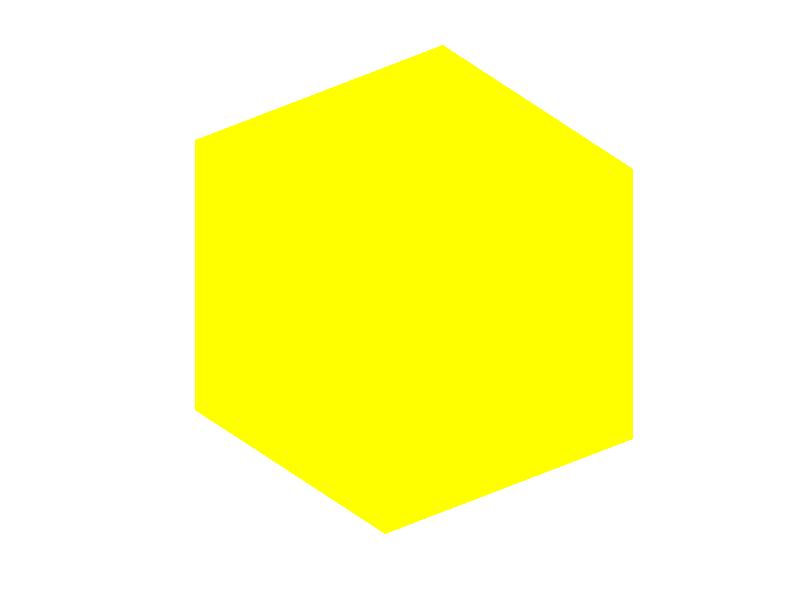

Reproduce this figure in MATLAB. (Note: this script raises an error after producing the figure.)
function [V, T] = Menger_sponge(nb_it, printable_ready, option_display)
%% Menger_sponge : function to compute, display, and save
% the Sierpinski-Menger sponge at any iteration / depth level.
%
% Author & support : nicolas.douillet (at) free.fr, 2019-2020.
%
%
% Syntax
%
% Menger_sponge(nb_it);
% Menger_sponge(nb_it, printable_ready);
% Menger_sponge(nb_it, printable_ready, option_display);
% [V, T] = Menger_sponge(nb_it, printable_ready, option_display);
%
%
% Description
%
% Menger_sponge(nb_it) computes and displays the nb_it
% Sierpinski-Menger sponge included in the unit sphere.
%
% Menger_sponge(nb_it, printable_ready) prevents from
% creating non manifold edges when printable_ready is set to true /
% logical 1, and remove duplicated vertices and faces when it is set to
% *false / logical 0. In this latter case, the model is lighter (less
% vertices, less faces), but at the cost of non manifoldness.
%
% Menger_sponge(nb_it, printable_ready, option_display)
% displays it when option_display is set to logical *true/1 (default),
% and doesn't when it is set to  logical false/0.
%
% [V,T] = Menger_sponge(nb_it, printable_ready, option_display) saves
% the resulting vertex coordinates in the array V, and the triangulation in the array T.
%
%
% Input arguments
%
% - nb_it : positive integer scalar double, the number of iterations / depth level.
%
% - printable_ready : either logical, true/*false or numeric 1/*0.
%
% - option_display : either logical, *true/false or numeric *1/0.
%
%
% Output arguments
%
%       [ |  |  |]
% - V = [Vx Vy Vz], real matrix double, the vertex coordinates. Size(V) = [nb_vertices,3].
%       [ |  |  |]
%
%       [ |  |  |]
% - T = [T1 T2 T3], positive integer matrix double, the triangulation. Size(T) = [nb_triangles,3].
%       [ |  |  |]
%
%
% Example #1
%
% Computes and displays the Menger sponge
% at iteration 2, with minimum vertex and face numbers
%
% Menger_sponge(2);
%
%
% Example #2
%
% Computes and saves the 3D printable ready
% Menger sponge at iteration 3
%
% [V,T] = Menger_sponge(3,true,false);


%% Input parsing
assert(nargin < 4,'Too many input arguments.');

if ~nargin
    nb_it = 3;
    printable_ready = false;
    option_display = true;
elseif nargin > 0
    assert(isnumeric(nb_it) && nb_it == floor(nb_it) && nb_it >= 0,'nb_it parameter value must be numeric positive or null integer.');
    if nargin > 1
        assert(islogical(printable_ready) || isnumeric(printable_ready),'printable_ready parameter type must be either logical or numeric.');
        if nargin > 2
            assert(islogical(option_display) || isnumeric(option_display),'option_display parameter type must be either logical or numeric.');
        else
            option_display = true;
        end
    else
        printable_ready = false;
        option_display = true;
    end
end

warning('on');
if option_display && nb_it > 3
    warning('%s triangles to display ! Make sure your graphic card has enough memory.',num2str(12*20^nb_it))    
end
warning('off');


%% Body
% Summits of original cube (living in the unit sphere R(O,1))
a = sqrt(3)/3;

V1 = [a a a];
V2 = [-a a a];
V3 = [-a -a a];
V4 = [a -a a];
V5 = -V1;
V6 = -V2;
V7 = -V3;
V8 = -V4;

C = cube(V1, V2, V3, V4, V5, V6, V7, V8);


% Loop on nb_it
p = 0;

while p ~= nb_it 
    
    new_C_array = repmat(C, [1 1 18]);
    
    for j = 1 : size(C,3)
        
        C_current = C(:,:,j);        
        [V_new, F_new] = split_cube(C_current);
        
        for m = 1:size(F_new,1)/6 %  20 = 120 / 6
            
            new_cube = cube(V_new(F_new(6*(m-1)+1,1),:),...
                            V_new(F_new(6*(m-1)+1,2),:),...
                            V_new(F_new(6*(m-1)+1,3),:),...
                            V_new(F_new(6*(m-1)+1,4),:),...
                            V_new(F_new(6*(m-1)+2,1),:),...
                            V_new(F_new(6*(m-1)+2,2),:),...
                            V_new(F_new(6*(m-1)+2,3),:),...
                            V_new(F_new(6*(m-1)+2,4),:)); % first two lines vertices in this order
                        
            new_C_array(:,:,20*(j-1) + m) = new_cube;
            
        end
        
    end
    
    C = new_C_array;        
    p = p+1;
    
end

% Squares to triangles conversion
[V,T] = squares2triangles(C);

if ~printable_ready
    
    % Remove duplicated vertices
    [V,T] = remove_duplicated_vertices(V,T);
        
    % Remove duplicated triangles
    T = unique(sort(T,2),'rows','stable');
    
end

% Display
if option_display
    
    cmap = [1 1 0];
    disp_Menger_sponge(V,T,cmap);
    
end


end % Menger_sponge


%% Split cube subfunction
function [V_new, F_new] = split_cube(C)
% Input
%
% C : cube structure
%
%
% Outputs
%
% V_new : The 8 + 4*6 + 8 = 40 (8 old + 32 new) newly created vertices -coordinates-
% F_new : 6 x 20 = 120 newly created facets line indices


one_third = 1/3;
two_third = 2/3;

% Four possible values for each coordinate, X, Y, or Z
val1x = min(C.vertex(:,1)); % min value
val4x = max(C.vertex(:,1)); % max value
val2x = val1x + one_third * (val4x - val1x);
val3x = val1x + two_third * (val4x - val1x);

val1y = min(C.vertex(:,2)); % min value
val4y = max(C.vertex(:,2)); % max value
val2y = val1y + one_third * (val4y - val1y);
val3y = val1y + two_third * (val4y - val1y);

val1z = min(C.vertex(:,3)); % min value
val4z = max(C.vertex(:,3)); % max value
val2z = val1z + one_third * (val4z - val1z);
val3z = val1z + two_third * (val4z - val1z);


% Compute  (8) + 4*6 + 8 = 40 new vertices coordinates

V_new = [val4x val4y val4z; % Top layer
         val3x val4y val4z; 
         val2x val4y val4z;
         val1x val4y val4z;
         val4x val3y val4z;
         val3x val3y val4z;
         val2x val3y val4z;
         val1x val3y val4z;
         val4x val2y val4z;
         val3x val2y val4z;
         val2x val2y val4z;
         val1x val2y val4z;
         val4x val1y val4z;
         val3x val1y val4z;
         val2x val1y val4z;
         val1x val1y val4z;...
         
         val4x val4y val3z; % Bottom first layer
         val3x val4y val3z; 
         val2x val4y val3z;
         val1x val4y val3z;
         val4x val3y val3z;
         val3x val3y val3z;
         val2x val3y val3z;
         val1x val3y val3z;
         val4x val2y val3z;
         val3x val2y val3z;
         val2x val2y val3z;
         val1x val2y val3z;
         val4x val1y val3z;
         val3x val1y val3z;
         val2x val1y val3z;
         val1x val1y val3z;...
         
         val4x val4y val2z; % Bottom second layer
         val3x val4y val2z; 
         val2x val4y val2z;
         val1x val4y val2z;
         val4x val3y val2z;
         val3x val3y val2z;
         val2x val3y val2z;
         val1x val3y val2z;
         val4x val2y val2z;
         val3x val2y val2z;
         val2x val2y val2z;
         val1x val2y val2z;
         val4x val1y val2z;
         val3x val1y val2z;
         val2x val1y val2z;
         val1x val1y val2z;...
         
         val4x val4y val1z; % Bottom face
         val3x val4y val1z; 
         val2x val4y val1z;
         val1x val4y val1z;
         val4x val3y val1z;
         val3x val3y val1z;
         val2x val3y val1z;
         val1x val3y val1z;
         val4x val2y val1z;
         val3x val2y val1z;
         val2x val2y val1z;
         val1x val2y val1z;
         val4x val1y val1z;
         val3x val1y val1z;
         val2x val1y val1z;
         val1x val1y val1z]; 

% 6 x 20 = 120 new facets
% /_!_\ Counter clockwise sorted for squares /_!_\

% General model  for a (a b c d e f g h) cube
% a b c d
% e f g h
% a d h e
% b a e f
% c b f g
% d c g h

F_new = [1 2 6 5; % Top layer top right corner cube
         17 18 22 21;
         1 5 21 17;
         2 1 17 18;
         6 2 18 22;
         5 6 22 21;...
         
         2 3 7 6; % Top layer top cross cube
         18 19 23 22;
         2 6 22 18;
         3 2 18 19;
         7 3 19 23;
         6 7 23 22;...         
         
         3 4 8 7; % Top layer top left corner cube
         19 20 24 23;
         3 7 23 19;
         4 3 19 20;
         8 4 20 24;
         7 8 24 23;...
         
         5 6 10 9; % Top layer right cross cube
         21 22 26 25;
         5 9 25 21;
         6 5 21 22;
         10 6 22 26;
         9 10 26 25;...
         
         7 8 12 11; % Top layer left cross cube
         23 24 28 27;
         7 11 27 23;
         8 7 23 24;
         12 8 24 28;
         11 12 28 27;...
         
         9 10 14 13; % Top layer bottom right corner cube
         25 26 30 29;
         9 13 29 25;
         10 9 25 26;
         14 10 26 30;
         13 14 30 29;...
         
         10 11 15 14; % Top layer bottom cross cube
         26 27 31 30;
         10 14 30 26;
         11 10 26 27;
         15 11 27 31;
         14 15 31 30;...
         
         11 12 16 15; % Top layer bottom left corner cube
         27 28 32 31;
         11 15 31 27;
         12 11 27 28;
         16 12 28 32;
         15 16 32 31;...         
         
         17 18 22 21; % Middle layer top right corner cube
         33 34 38 37;
         17 21 37 33;
         18 17 33 34;
         22 18 34 38;
         21 22 38 37;...                      
         
         19 20 24 23; % Middle layer top left corner cube
         35 36 40 39;
         19 23 39 35;
         20 19 35 36;
         24 20 36 40;
         23 24 40 39;...                                    
         
         25 26 30 29; % Middle layer bottom right corner cube
         41 42 46 45;
         25 29 45 41;
         26 25 41 42;
         30 26 42 46;
         29 30 46 45;...                  
         
         27 28 32 31; % Middle layer bottom left corner cube
         43 44 48 47;
         27 31 47 43;
         28 27 43 44;
         32 28 44 48;
         31 32 48 47;...          
         
         33 34 38 37; % Bottom layer top right corner cube
         49 50 54 53;
         33 37 53 49;
         34 33 49 50;
         38 34 50 54;
         37 38 54 53;...
         
         34 35 39 38; % Bottom layer top cross cube
         50 51 55 54;
         34 38 54 50;
         35 34 50 51;
         39 35 51 55;
         38 39 55 54;...         
         
         35 36 40 39; % Bottom layer top left corner cube
         51 52 56 55;
         35 39 56 51;
         36 35 51 52;
         40 36 52 56;
         39 40 56 55;...
         
         37 38 42 41; % Bottom layer right cross cube
         53 54 58 57;
         37 41 57 53;
         38 37 53 54;
         42 38 54 58;
         41 42 58 57;...
         
         39 40 44 43; % Bottom layer left cross cube
         55 56 60 59;
         39 43 59 55;
         40 39 55 56;
         44 40 56 60;
         43 44 60 59;...
         
         41 42 46 45; % Bottom layer bottom right corner cube
         57 58 62 61;
         41 45 61 57;
         42 41 57 58;
         46 42 58 62;
         45 46 62 61;...
         
         42 43 47 46; % Bottom layer bottom cross cube
         58 59 63 62;
         42 46 62 58;
         43 42 58 59;
         47 43 59 63;
         46 47 63 62;...
         
         43 44 48 47; % Bottom layer bottom left corner cube
         59 60 64 63;
         43 47 63 59;
         44 43 59 60;
         48 44 60 64;
         47 48 64 63];

end % split_cube


%% Build cube structure subfunction
function [C] = cube(V1, V2, V3, V4, V5, V6, V7, V8)
%
% V1, V2, V3, V4, V5, V6, V7, V8 : line vectors of cube eight vertices coordinates
%
% Vn = [Vxn Vyn Vzn]

F1 = [1 2 3 4];
F2 = [5 6 7 8];
F3 = [1 4 8 5];
F4 = [2 1 5 6];
F5 = [2 3 7 6];
F6 = [3 4 8 7];

C = struct('vertex', [V1; V2; V3; V4; V5; V6; V7; V8], ...
           'facet', [F1; F2; F3; F4; F5; F6]);
       
end % cube


%% Squares to triangles conversion subfunction
function [V, T] = squares2triangles(C)
%
% Author & support : nicolas.douillet (at) free.fr, 2017-2020.
%
% Split struct array into two arrays : vertices & facets

S = size(C,3);
V = zeros(8*S,3);
T = zeros(12*S,3);

for k = 1:S
    
    for i = 1:size(C(:,:,k).vertex,1)
        
        V(8*(k-1)+i,:) = C(:,:,k).vertex(i,:);
        
    end
    
    for j = 1:size(C(:,:,k).facet,1) % 6
        
        a = C(:,:,k).facet(j,1) + 8*(k-1);
        b = C(:,:,k).facet(j,2) + 8*(k-1);
        c = C(:,:,k).facet(j,3) + 8*(k-1);
        d = C(:,:,k).facet(j,4) + 8*(k-1);
        
        T1 = sort([a b c]);
        T2 = sort([a d c]);
        
        T(12*(k-1)+2*(j-1)+1,:) = T1;
        T(12*(k-1)+2*j,:) = T2;
        
    end
    
end

% Remove duplicated triangles
T = unique(sort(T,2),'rows','stable');

end % squares2triangles


%% Display subfunction
function [] = disp_Menger_sponge(V, T, cmap)
%
% Author & support : nicolas.douillet (at) free.fr, 2017-2020.

figure;
set(gcf,'Color',[0 0 0]), set(gca,'Color',[0 0 0]);
trisurf(T,V(:,1),V(:,2),V(:,3),'EdgeColor',cmap), shading interp, hold on;
colormap(cmap);
axis square, axis equal, axis tight, axis off;
grid off;
ax = gca;
ax.Clipping = 'off';
camlight left;
view(-45,35);

end % disp_Menger_sponge


%% Remove duplicated vertices subfunction
function [V_out, T_out] = remove_duplicated_vertices(V_in, T_in)

tol = 1e4*eps;
[V_out,~,n] = uniquetol(V_in,tol,'ByRows',true);
T_out = n(T_in);

end % remove_duplicated_vertices